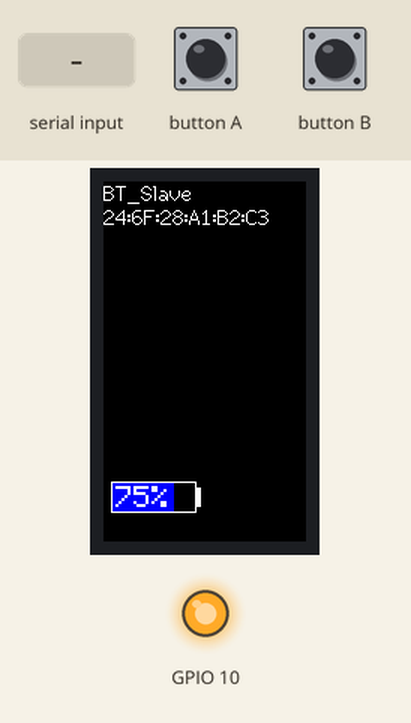
The sketch below on a simulated ESP32-S3. On the bench: 135×240 colour display, output pins drawn as LEDs (lit = HIGH). The inputs (shaded band) are chosen by the test bench. Nothing arrives over Bluetooth unless stated; what the sketch prints to the serial monitor is not drawn.

Above: at 1.3 s.
1.4 s: "A ON!\n" received over Serial
At 3.3 s:
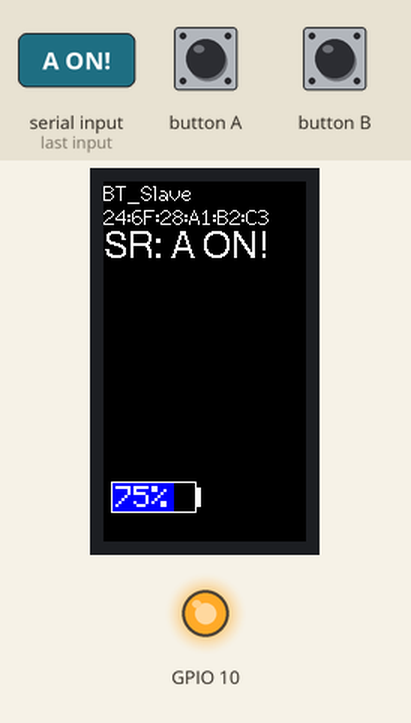
3.9 s: "B ON!\n" received over the second serial link
At 5.2 s:
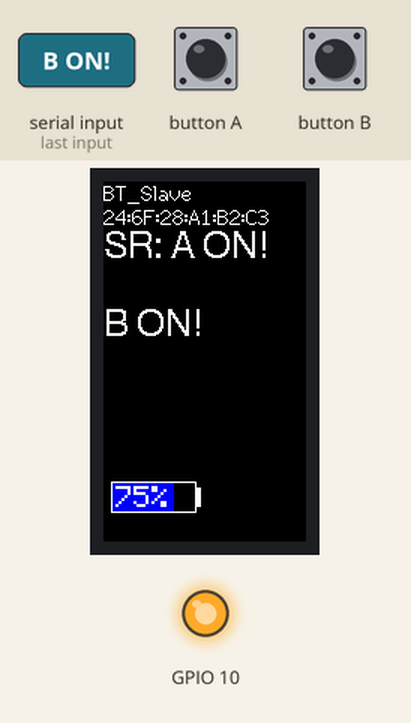
6.4 s: "B ON!\n" received over Serial
At 8.4 s:
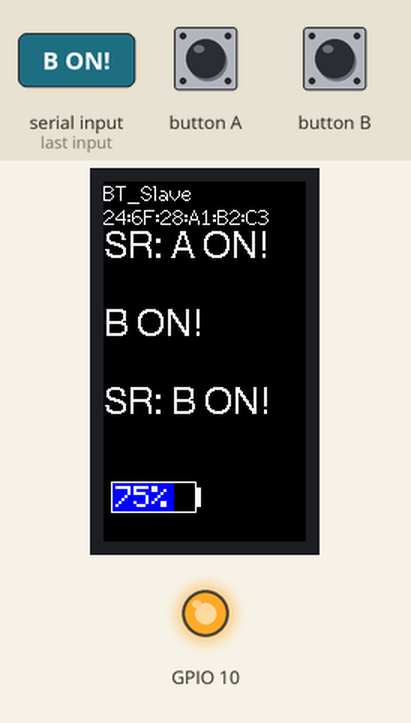
8.9 s: "A ON!\n" received over the second serial link
At 10.4 s:
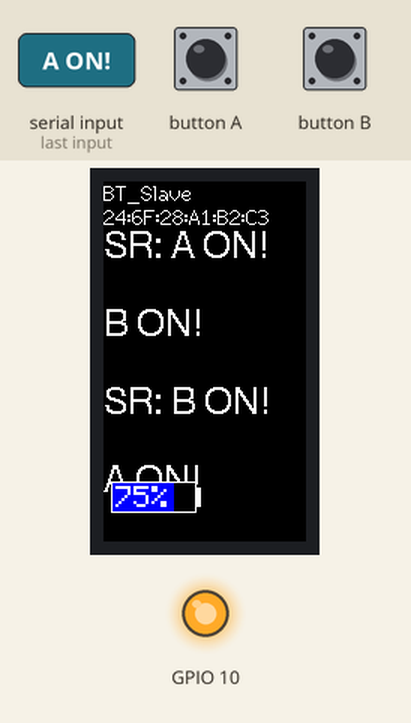
Timing chart, 0 to 11.9 s (numbered marks = the images above; inputs shaded):
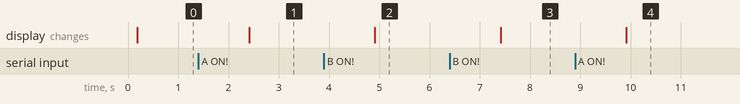

The sketch:

mamoruSub.ino
```cpp
#include<M5StickCPlus.h>

//********************
//MAMORU Sub
//********************


//使用自作クラス
#include"mamoruSubTimer.h"
#include"mamoruSubDisplay.h"
#include"mamoruSubBattery.h"
#include"mamoruSubBluetooth.h"
#include"mamoruSubSleep_mode.h"

//インスタンス
mamoruSubBattery batterySub;
mamoruSubBluetooth bthSub;
mamoruSubDisplay dispSub;
mamoruSubTimer timerSub;


void setup() {
  M5.begin();
  Serial.println("System Start");
  bthSub.init();
  //timerSub.init();
}

void loop() {
  M5.update();  // 本体のボタン状態更新
  bthSub.restart();    // 再起動（リスタート）処理
  bthSub.BluetoothButtonPush(); //ボタン操作時の操作
  bthSub.SerialBTSearching(); //SerialBTの読み取り(new)
  bthSub.BluetoothSerialSend(); // シリアル入力データ（「CR」付きで入力）をスレーブ側へ送信
  bthSub.BluetoothMainButtonPush(); //本体側のボタンプッシュ後処理
  dispSub.batteryShow_Setup(); //バッテリー表示

  //timerSub.onTimer(); //180秒カウント＆スリープ(コメントアウト中)

}
```

mamoruSubBattery.cpp
```cpp
#include<M5StickCPlus.h>

//********************
//MAMORU Sub mamoruSubBattery.cpp
//********************


//使用自作クラス
#include"mamoruSubBattery.h"

  /**
     バッテリー残量%を計算する関数(戻り値は0～100)
  */
  int mamoruSubBattery::calcBatteryPercent() {
    float _vbat = M5.Axp.GetBatVoltage();
    float percent = (_vbat - MIN_BATTERY_VOLTAGE) / (MAX_BATTERY_VOLTAGE - MIN_BATTERY_VOLTAGE);
    return roundf(percent * 100.0f);
  }
  /**
     低電圧状態かを判定する関数
  */
  bool mamoruSubBattery::isLowBattery() {
    // 低電圧状態(3.4V以下)だと1それ以外は0
    uint8_t _low_bat = M5.Axp.GetWarningLeve();
    if (_low_bat == 0) {
      return false;
    } else {
      return true;
    }
  }
  /**
     バッテリー稼働か充電中かを判定する関数
  */
  bool mamoruSubBattery::isUsingBattery() {
    // プラスが充電、マイナスがバッテリー稼働
    float _ibat = M5.Axp.GetBatCurrent();
    if (_ibat < 0.0f) {
      return true;
    } else {
      return false;
    }
  }
```

mamoruSubBattery.h
```cpp
#pragma once

//********************
//MAMORU Sub mamoruSubBattery.h
//********************

/**
   Batteryクラス
   電池残量を表示する。
*/
class mamoruSubBattery {
  private:
    const float MAX_BATTERY_VOLTAGE = 4.2f;
    const float MIN_BATTERY_VOLTAGE = 3.0f;
  public:
    int calcBatteryPercent();
    bool isLowBattery();
    bool isUsingBattery();
    void batteryUpdate(int percent);
};
```

mamoruSubBluetooth.cpp
```cpp
// Bluetooth接続スレーブ側プログラム

//********************
//MAMORU Sub mamoruSubBluetooth.cpp
//********************

#include<M5StickCPlus.h>
#include "BluetoothSerial.h"

//使用自作クラス
#include"mamoruSubDisplay.h"
#include"mamoruSubBluetooth.h"

//インスタンス
BluetoothSerial SerialBT;
mamoruSubDisplay dispBTHsub;

//初期化設定
void mamoruSubBluetooth::init() {
  Serial.begin(9600);     // シリアル通信初期化
  // 出力設定
  pinMode(10, OUTPUT);    //本体LED赤
  digitalWrite(10, HIGH); //本体LED初期値OFF（HIGH）

  dispBTHsub.BluetoothSearching(); //Buluetooth接続画面
}

// 再起動（リスタート）処理
void mamoruSubBluetooth::restart() {
  // 電源ボタン状態取得（1秒以下のONで「2」1秒以上で「1」すぐに「0」に戻る）
  btn_pw = M5.Axp.GetBtnPress();
  delay(20);  // 20ms遅延時間
  if (btn_pw == 2) {  // 電源ボタン短押し（1秒以下）なら
    ESP.restart();    // 再起動
  }
}

//ボタン操作時の操作
void mamoruSubBluetooth::BluetoothButtonPush() {
  // ボタン操作処理（マスター側へデータ送信）
  if (M5.BtnA.wasPressed()) {   // ボタンAが押されていれば
    SerialBT.print("A ON!\r");  // 「A ON!」送信（「CR」区切り文字）
  }
  if (M5.BtnB.wasPressed()) {   // ボタンBが押されていれば
    SerialBT.print("B ON!\r");  // 「B ON!」送信（「CR」区切り文字）
  }
}
//SerialBTの読み取り
void mamoruSubBluetooth::SerialBTSearching() {
  if (SerialBT.available()) {               // Bluetoothデータ受信で
    data = SerialBT.readStringUntil('\r');
    M5.Lcd.println(data);                   // 液晶表示は改行あり
    Serial.print(data);                     // シリアル出力は改行なし
  }
}

// シリアル入力データ（「CR」付きで入力）をスレーブ側へ送信
void mamoruSubBluetooth::BluetoothSerialSend() {
  if (Serial.available()) {               // シリアルデータ受信で
    data = Serial.readStringUntil('\r');  // 「CR」の手前までデータ取得
    M5.Lcd.print("SR: ");                 // シリアルデータ液晶表示
    M5.Lcd.println(data);                 // 液晶表示は改行あり
    Serial.print(data);                   // シリアル出力は改行なし
    // Bluetoothデータ送信
    SerialBT.print(data + "\r"); // 区切り文字「CR」をつけてマスター側へ送信
  }
}

//本体側のボタンプッシュ後処理
void mamoruSubBluetooth::BluetoothMainButtonPush() {
  // LED点灯処理
  if (data == "A ON!") {      // 受信データが「A ON!」なら
    digitalWrite(10, LOW);    // 本体LED点灯
    data = "";
  }
  if (data == "B ON!") {      // 受信データが「B ON!」なら
    digitalWrite(10, HIGH);   // 本体LED消灯
    data = "";
  }
}

//Serialデータの読み取り(new)
void mamoruSubBluetooth::SerialDataRead() {
  // 電源ON時のシリアルデータが無くなるまで待つ
  while (Serial.available()) {
    data = Serial.read();
  }
}
```

mamoruSubBluetooth.h
```cpp
#pragma once

//********************
//MAMORU Sub mamoruSubBluetooth.h
//********************


class mamoruSubBluetooth
{
  private:
    int btn_pw = 0;           // 電源ボタン状態取得用
    String data = "";         // 受信データ格納用

  public:
    void init(); //初期化設定
    void restart(); // 再起動（リスタート）処理
    void BluetoothButtonPush(); //ボタン操作時の操作
    void SerialBTSearching(); //SerialBTの読み取り
    void SerialDataRead(); //Serialデータの読み取り
    void BluetoothSerialSend(); // シリアル入力データ（「CR」付きで入力）をスレーブ側へ送信
    void BluetoothMainButtonPush(); //本体側のボタンプッシュ後処理
};
```

mamoruSubDisplay.cpp
```cpp
#include<M5StickCPlus.h>
#include "BluetoothSerial.h"

//********************
//MAMORU Sub mamoruSubDisplay.cpp
//********************


//使用自作クラス
#include"mamoruSubDisplay.h"
#include"mamoruSubBattery.h"
#include"mamoruSubBluetooth.h"

//インスタンス
BluetoothSerial SerialBT1;
mamoruSubBluetooth bthDISPsub;
mamoruSubBattery batteryDISPsub;

/**
   初期設定
*/
void mamoruSubDisplay::Battery_Display() {
  // 初期化
  _showFlg = true;
  _x = 0;
  _y = 0;
  _showSize = 1;
  _width     = 28 * _showSize;
  _height    = 10 * _showSize;
  _top_width =  2 * _showSize;
  _bg_color   = TFT_BLACK;
  _line_color = TFT_WHITE;
  _text_color = TFT_WHITE;
}
/**
   表示位置(x, y)と表示サイズを設定する関数
*/
void mamoruSubDisplay::setPosAndSize(int posX, int posY, int showSizeNum) {
  _x = posX;
  _y = posY;
  if (MAX_SHOW_SIZE < showSizeNum) {
    _showSize = MAX_SHOW_SIZE;
  } else if (showSizeNum < MIN_SHOW_SIZE) {
    _showSize = MIN_SHOW_SIZE;
  } else {
    _showSize  = showSizeNum;
  }
  _width     = 28 * _showSize;
  _height    = 10 * _showSize;
  _top_width =  2 * _showSize;
}

/**
   バッテリー残量の表示を更新する関数
*/
void mamoruSubDisplay::batteryUpdate(int percent = -1) {
  if (!_showFlg) {
    return;
  }
  // 電池図形内部背景塗りつぶし
  dispAllClean();
  // 実際にバッテリーの値を計算するか判定
  i_percent = percent;
  if (i_percent == -1) {
    i_percent = batteryDISPsub.calcBatteryPercent();
  }
  //****************ninomiya tuika**********4gyou******
  int b_width = int((_width - 2) * (i_percent / 100.0f));
  _sprite.fillRect(0, 0, b_width + 1, _height - 1, getBatteryColor());
  showBatteryPercent(i_percent); // バッテリー数値を表示
  _sprite.pushSprite(_x + 1, _y + 1); // ディスプレイに表示
  //****************ninomiya tuika**********4gyou******


}
/**
   削除時の背景色を設定する関数
*/
void mamoruSubDisplay::setDeleteBgColor(uint32_t color) {
  _bg_color  = color;
}
/**
   電池図形と文字の色を設定する関数
*/
void mamoruSubDisplay::setTextColor(uint32_t color) {
  _line_color = color;
  _text_color = color;
}
/**
   電池残量を表示する関数
*/
void mamoruSubDisplay::showBattery() {
  _showFlg = true;
  drawBatteryLines();
  _sprite.setColorDepth(16);
  _sprite.createSprite(_width - 1, _height - 1);
}
/**
   電池残量を非表示(塗りつぶし)する関数
*/
void mamoruSubDisplay::deleteBattery() {
  // スプライト全体を_bg_colorで塗りつぶしてメモリ開放
  _sprite.deleteSprite();
  _sprite.createSprite(_width + _top_width, _height + 1);
  _sprite.fillSprite(_bg_color);
  _sprite.pushSprite(_x, _y);
  _sprite.deleteSprite();
  _showFlg = false;
  // バッテリー残量の割合を計算して背景色塗りつぶし
  int b_width = int((_width - 2) * (i_percent / 100.0f));
  _sprite.fillRect(0, 0, b_width + 1, _height - 1, getBatteryColor());
  showBatteryPercent(i_percent); // バッテリー数値を表示
  _sprite.pushSprite(_x + 1, _y + 1); // ディスプレイに表示
}
/**
   電池の図形を作成する関数
*/
void mamoruSubDisplay::drawBatteryLines() {
  // 透明部分も作れるスプライト範囲を作成
  _sprite.setColorDepth(BITS_PER_PIXEL);
  _sprite.createSprite(_width + _top_width, _height + 1);
  _sprite.fillSprite(TRANS_PARENTS);
  // 電池図形を作成
  _sprite.fillRect(0, 0, _width + 1, _height + 1, _line_color);
  _sprite.fillRect(1, 1, _width - 1, _height - 1, TRANS_PARENTS);
  _sprite.fillRect(_width + 1, _top_width, _top_width, _height - (_top_width * 2) + 1, _line_color);
  _sprite.setBitmapColor(_line_color, TRANS_PARENTS); // 色を設定
  _sprite.pushSprite(_x, _y, TRANS_PARENTS); // 表示
  _sprite.deleteSprite(); // メモリ開放
}
/**
   バッテリー残量を表示する関数
*/
void mamoruSubDisplay::showBatteryPercent(int i_percent) {
  // バッテリー数値を表示
  _sprite.setCursor(0 + _showSize, 0 + _showSize);
  _sprite.setTextFont(1);
  _sprite.setTextColor(_text_color);
  _sprite.setTextSize(_showSize);
  _sprite.print(i_percent);
  _sprite.print("%");
}
/**
   バッテリーの状態に応じて色を取得する関数
*/
uint32_t mamoruSubDisplay::getBatteryColor() {
  // バッテリー稼働中は緑、電圧が低い時は赤色、充電中は青色
  uint32_t color = TFT_DARKGREEN;
  if (batteryDISPsub.isLowBattery()) {
    color = TFT_RED;
  } else if (!batteryDISPsub.isUsingBattery()) {
    color = TFT_BLUE;
  }
  return color;
}

/**
   main
*/


//**************************************************
void mamoruSubDisplay::batteryShow_Setup() {

  Battery_Display();
  // 表示左上の位置x, yと表示サイズ(1-7)を設定
  setPosAndSize(5, 200, 2);
  // deleteBattery()時の塗りつぶし色を設定
  setDeleteBgColor(TFT_BLACK);
  // 電池図形と%表示の色を設定
  setTextColor(TFT_WHITE);
  // バッテリーを表示
  showBattery();
  Serial.println("setup end!");
  int count = 0;
  bool showFlg = true;
  if (count > 100) {
    count = 0;
    showFlg = !showFlg;
    if (showFlg) {
      showBattery();
    } else {
      deleteBattery();
    }
  }
  // 電池の電圧から計算して表示
  batteryUpdate();
}
//**************************************************


// 電池図形内部背景塗りつぶし
void mamoruSubDisplay::dispAllClean() {
  _sprite.fillRect(0, 0, _width - 1, _height - 1, TFT_BLACK);
}

/**
   振動検知画面表示するを関数
*/
void mamoruSubDisplay::showEmergencyMove() {
  M5.Lcd.print("振動がありました");
  delay(1000);
}


/**
   Bluetooth関連
*/
//Bluetooth接続画面(new)
void mamoruSubDisplay::BluetoothSearching() {
  // LCD表示設定
  M5.Lcd.setTextFont(2);
  M5.Lcd.println(name); // 接続名表示
  // Bluetooth接続開始
  SerialBT1.begin(name); // 接続名を指定して初期化。第2引数にtrueを書くとマスター、省略かfalseでスレーブ
  // MACアドレスの取得と表示
  uint8_t macBT[6];
  esp_read_mac(macBT, ESP_MAC_BT);  // MACアドレス取得
  M5.Lcd.printf("%02X:%02X:%02X:%02X:%02X:%02X\r\n", macBT[0], macBT[1], macBT[2], macBT[3], macBT[4], macBT[5]);
  Serial.printf("%02X:%02X:%02X:%02X:%02X:%02X\r\n", macBT[0], macBT[1], macBT[2], macBT[3], macBT[4], macBT[5]);

  bthDISPsub.SerialDataRead(); // 電源ON時のシリアルデータが無くなるまで待つ

  M5.Lcd.setTextFont(4);  // テキストサイズ変更
}
```

mamoruSubDisplay.h
```cpp
#pragma once

//********************
//MAMORU Sub mamoruSubDisplay.h
//********************


class mamoruSubDisplay
{
  private:
    String name = "BT_Slave"; // 接続名を設定
    String slave_name = "BT_Slave";   // スレーブ側の接続名
    String master_name = "BT_master"; // マスターの接続名
    bool connected = 0;       // 接続状態格納用
    int connect_count = 3;    // 再接続実行回数
    const int8_t BITS_PER_PIXEL     = 1;
    const int TRANS_PARENTS         = 0;
    const int MAX_SHOW_SIZE         = 7;
    const int MIN_SHOW_SIZE         = 1;
    TFT_eSprite _sprite = TFT_eSprite(&M5.Lcd);
    bool _showFlg;
    int i_percent;
    int _x;
    int _y;
    int _showSize;
    int _width;
    int _height;
    int _top_width;
    uint32_t _bg_color;
    uint32_t _line_color;
    uint32_t _text_color;
    void drawBatteryLines();


  public:
    uint32_t getBatteryColor();
    void showBatteryPercent(int i_percent);
    void pairingDisp(int batteryState, boolean doorLockState);
    void normalDisp(int batteryState, boolean doorLockState, boolean blutoothState);
    void emergentDisp();
    void deleteDisp();
    void startDisp();
    void Battery_Display();
    void setPosAndSize(int posX, int posY, int showSizeNum);
    void setDeleteBgColor(uint32_t color);
    void setTextColor(uint32_t color);
    void showBattery();
    void deleteBattery();
    void dispAllClean();
    void batteryShow_Setup();
    void batteryUpdate(int percent);
    void showEmergencyMove();

    void BluetoothSearching();
};
```

mamoruSubSleep_mode.cpp
```cpp
#include<M5StickCPlus.h>

//********************
//MAMORU Sub mamoruSubSleep_mode.cpp
//********************

//使用自作クラス
#include"mamoruSubSleep_mode.h"

//スリープモード関数
void mamoruSubSleep_mode::SleepStart(int timeSleep, int frequency){
  M5.Axp.ScreenBreath(timeSleep);
  setCpuFrequencyMhz(frequency);
}
```

mamoruSubSleep_mode.h
```cpp
#pragma once

//********************
//MAMORU Sub mamoruSubSleep_mode.h
//********************

class mamoruSubSleep_mode
{
  private:
  int timeSleep;
  int frequency;

  public:
  void SleepStart(int timeSleep, int frequency);
};
```

mamoruSubTimer.cpp
```cpp
#include<M5StickCPlus.h>

//********************
//MAMORU Sub mamoruSubTimer.cpp
//********************

//使用自作クラス
#include"mamoruSubTimer.h"
#include"mamoruSubSleep_mode.h"

//インスタンス
mamoruSubSleep_mode sleep_modeTMsub;

void mamoruSubTimer::init() {
  timer = timerBegin(0, getApbFrequency() / 1000000, true);
  //timerAttachInterrupt(timer, &onTimer, true);
  timerAlarmWrite(timer, 1000000, true);
  timerAlarmEnable(timer);
}

void mamoruSubTimer::onTimer() {
  isrCounter++;
  if (isrCounter == 180) {
    timerEnd(timer);
    timer = NULL;
    isrCounter = 0;

    sleep_modeTMsub.SleepStart(0, 20); //スリープ設定
  }
  /*else if (MAIN_BUTTON_PIN == HIGH) {
    timerEnd(timer);
    timer = NULL;
    isrCounter = 0;
  }*/
}
```

mamoruSubTimer.h
```cpp
#pragma once

//********************
//MAMORU Sub mamoruSubTimer.h
//********************


class mamoruSubTimer
{
  private:
  hw_timer_t * timer;
  volatile uint32_t isrCounter;

  public:
  void onTimer(); //タイマーを発生させるタイミングの関数をいれる
  void init();
};
```

Measured:
- after the input at 1.4 s, the display: changes after 1.0 s (image 1)
- after the input at 3.9 s, the display: changes after 1.0 s (image 2)
- after the input at 6.4 s, the display: changes after 1.0 s (image 3)
- after the input at 8.9 s, the display: first changes after 1.0 s (image 4 shows a later state)
